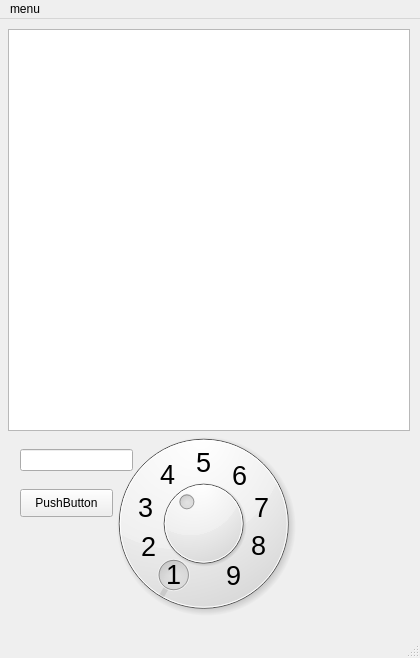
<?xml version="1.0" encoding="UTF-8"?>
<ui version="4.0">
 <class>MainWindow</class>
 <widget class="QMainWindow" name="MainWindow">
  <property name="geometry">
   <rect>
    <x>0</x>
    <y>0</y>
    <width>420</width>
    <height>658</height>
   </rect>
  </property>
  <property name="minimumSize">
   <size>
    <width>420</width>
    <height>658</height>
   </size>
  </property>
  <property name="maximumSize">
   <size>
    <width>420</width>
    <height>658</height>
   </size>
  </property>
  <property name="windowTitle">
   <string>numbers</string>
  </property>
  <widget class="QWidget" name="centralWidget">
   <widget class="QDial" name="big_dial">
    <property name="geometry">
     <rect>
      <x>98</x>
      <y>394</y>
      <width>211</width>
      <height>221</height>
     </rect>
    </property>
    <property name="minimum">
     <number>1</number>
    </property>
    <property name="maximum">
     <number>9</number>
    </property>
    <property name="value">
     <number>1</number>
    </property>
    <property name="sliderPosition">
     <number>1</number>
    </property>
   </widget>
   <widget class="QDial" name="little_dial">
    <property name="geometry">
     <rect>
      <x>148</x>
      <y>454</y>
      <width>111</width>
      <height>101</height>
     </rect>
    </property>
    <property name="minimum">
     <number>1</number>
    </property>
    <property name="maximum">
     <number>9</number>
    </property>
    <property name="value">
     <number>4</number>
    </property>
    <property name="sliderPosition">
     <number>4</number>
    </property>
   </widget>
   <widget class="QLabel" name="label">
    <property name="geometry">
     <rect>
      <x>196</x>
      <y>428</y>
      <width>16</width>
      <height>31</height>
     </rect>
    </property>
    <property name="font">
     <font>
      <pointsize>20</pointsize>
     </font>
    </property>
    <property name="text">
     <string>5</string>
    </property>
   </widget>
   <widget class="QLabel" name="label_2">
    <property name="geometry">
     <rect>
      <x>232</x>
      <y>441</y>
      <width>21</width>
      <height>31</height>
     </rect>
    </property>
    <property name="font">
     <font>
      <pointsize>20</pointsize>
     </font>
    </property>
    <property name="text">
     <string>6</string>
    </property>
   </widget>
   <widget class="QLabel" name="label_3">
    <property name="geometry">
     <rect>
      <x>254</x>
      <y>473</y>
      <width>21</width>
      <height>31</height>
     </rect>
    </property>
    <property name="font">
     <font>
      <pointsize>20</pointsize>
     </font>
    </property>
    <property name="text">
     <string>7</string>
    </property>
   </widget>
   <widget class="QLabel" name="label_4">
    <property name="geometry">
     <rect>
      <x>251</x>
      <y>511</y>
      <width>21</width>
      <height>31</height>
     </rect>
    </property>
    <property name="font">
     <font>
      <pointsize>20</pointsize>
     </font>
    </property>
    <property name="text">
     <string>8</string>
    </property>
   </widget>
   <widget class="QLabel" name="label_5">
    <property name="geometry">
     <rect>
      <x>226</x>
      <y>541</y>
      <width>21</width>
      <height>31</height>
     </rect>
    </property>
    <property name="font">
     <font>
      <pointsize>20</pointsize>
     </font>
    </property>
    <property name="text">
     <string>9</string>
    </property>
   </widget>
   <widget class="QLabel" name="label_6">
    <property name="geometry">
     <rect>
      <x>166</x>
      <y>535</y>
      <width>21</width>
      <height>41</height>
     </rect>
    </property>
    <property name="font">
     <font>
      <pointsize>20</pointsize>
     </font>
    </property>
    <property name="text">
     <string>1</string>
    </property>
   </widget>
   <widget class="QLabel" name="label_7">
    <property name="geometry">
     <rect>
      <x>141</x>
      <y>512</y>
      <width>16</width>
      <height>31</height>
     </rect>
    </property>
    <property name="font">
     <font>
      <pointsize>20</pointsize>
     </font>
    </property>
    <property name="text">
     <string>2</string>
    </property>
   </widget>
   <widget class="QLabel" name="label_8">
    <property name="geometry">
     <rect>
      <x>138</x>
      <y>473</y>
      <width>21</width>
      <height>31</height>
     </rect>
    </property>
    <property name="font">
     <font>
      <pointsize>20</pointsize>
     </font>
    </property>
    <property name="text">
     <string>3</string>
    </property>
   </widget>
   <widget class="QLabel" name="label_9">
    <property name="geometry">
     <rect>
      <x>160</x>
      <y>440</y>
      <width>21</width>
      <height>31</height>
     </rect>
    </property>
    <property name="font">
     <font>
      <pointsize>20</pointsize>
     </font>
    </property>
    <property name="text">
     <string>4</string>
    </property>
   </widget>
   <widget class="QGraphicsView" name="graphicsView">
    <property name="geometry">
     <rect>
      <x>8</x>
      <y>10</y>
      <width>402</width>
      <height>402</height>
     </rect>
    </property>
   </widget>
   <widget class="QLineEdit" name="lineEdit">
    <property name="geometry">
     <rect>
      <x>20</x>
      <y>430</y>
      <width>113</width>
      <height>22</height>
     </rect>
    </property>
   </widget>
   <widget class="QPushButton" name="pushButton">
    <property name="geometry">
     <rect>
      <x>20</x>
      <y>470</y>
      <width>93</width>
      <height>28</height>
     </rect>
    </property>
    <property name="text">
     <string>PushButton</string>
    </property>
   </widget>
  </widget>
  <widget class="QMenuBar" name="menuBar">
   <property name="geometry">
    <rect>
     <x>0</x>
     <y>0</y>
     <width>420</width>
     <height>21</height>
    </rect>
   </property>
   <widget class="QMenu" name="menumenu">
    <property name="title">
     <string>menu</string>
    </property>
    <addaction name="action_new_game"/>
   </widget>
   <addaction name="menumenu"/>
  </widget>
  <widget class="QStatusBar" name="statusBar"/>
  <action name="action_new_game">
   <property name="text">
    <string>new game</string>
   </property>
   <property name="shortcut">
    <string>Ctrl+N</string>
   </property>
  </action>
 </widget>
 <layoutdefault spacing="6" margin="11"/>
 <resources/>
 <connections/>
</ui>
